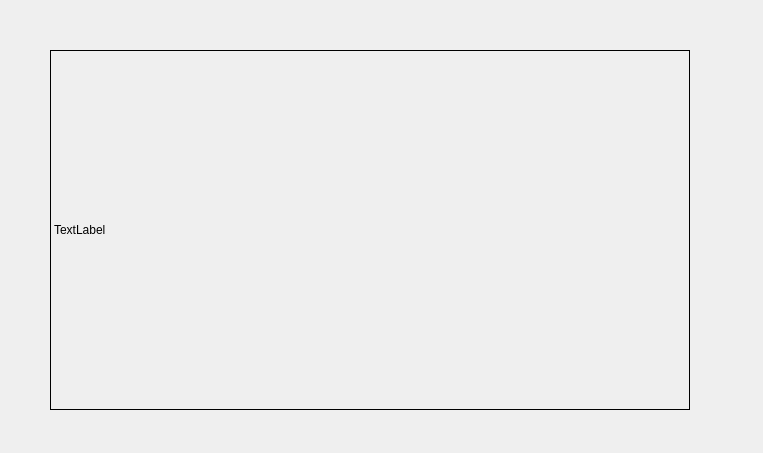
<?xml version="1.0" encoding="UTF-8"?>
<ui version="4.0">
 <class>MainWindowDesign</class>
 <widget class="QMainWindow" name="MainWindowDesign">
  <property name="geometry">
   <rect>
    <x>0</x>
    <y>0</y>
    <width>763</width>
    <height>453</height>
   </rect>
  </property>
  <property name="windowTitle">
   <string>QRosApp</string>
  </property>
  <property name="windowIcon">
   <iconset resource="../resources/images.qrc">
    <normaloff>:/images/icon.png</normaloff>:/images/icon.png</iconset>
  </property>
  <property name="locale">
   <locale language="English" country="Australia"/>
  </property>
  <widget class="QWidget" name="centralwidget">
   <widget class="QLabel" name="label">
    <property name="geometry">
     <rect>
      <x>50</x>
      <y>50</y>
      <width>640</width>
      <height>360</height>
     </rect>
    </property>
    <property name="frameShape">
     <enum>QFrame::Box</enum>
    </property>
    <property name="text">
     <string>TextLabel</string>
    </property>
   </widget>
  </widget>
  <action name="action_Quit">
   <property name="text">
    <string>&amp;Quit</string>
   </property>
   <property name="shortcut">
    <string>Ctrl+Q</string>
   </property>
   <property name="shortcutContext">
    <enum>Qt::ApplicationShortcut</enum>
   </property>
  </action>
  <action name="action_Preferences">
   <property name="text">
    <string>&amp;Preferences</string>
   </property>
  </action>
  <action name="actionAbout">
   <property name="text">
    <string>&amp;About</string>
   </property>
  </action>
  <action name="actionAbout_Qt">
   <property name="text">
    <string>About &amp;Qt</string>
   </property>
  </action>
 </widget>
 <resources>
  <include location="../resources/images.qrc"/>
 </resources>
 <connections>
  <connection>
   <sender>action_Quit</sender>
   <signal>triggered()</signal>
   <receiver>MainWindowDesign</receiver>
   <slot>close()</slot>
   <hints>
    <hint type="sourcelabel">
     <x>-1</x>
     <y>-1</y>
    </hint>
    <hint type="destinationlabel">
     <x>399</x>
     <y>299</y>
    </hint>
   </hints>
  </connection>
 </connections>
</ui>
